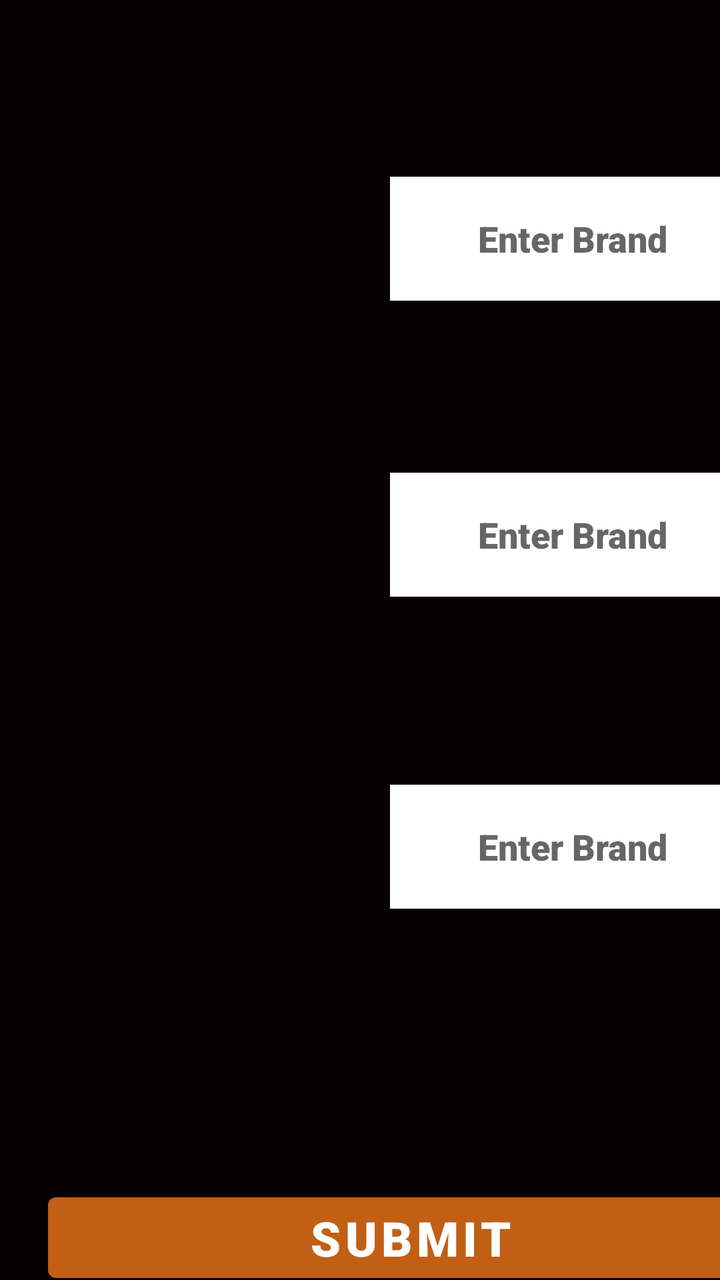
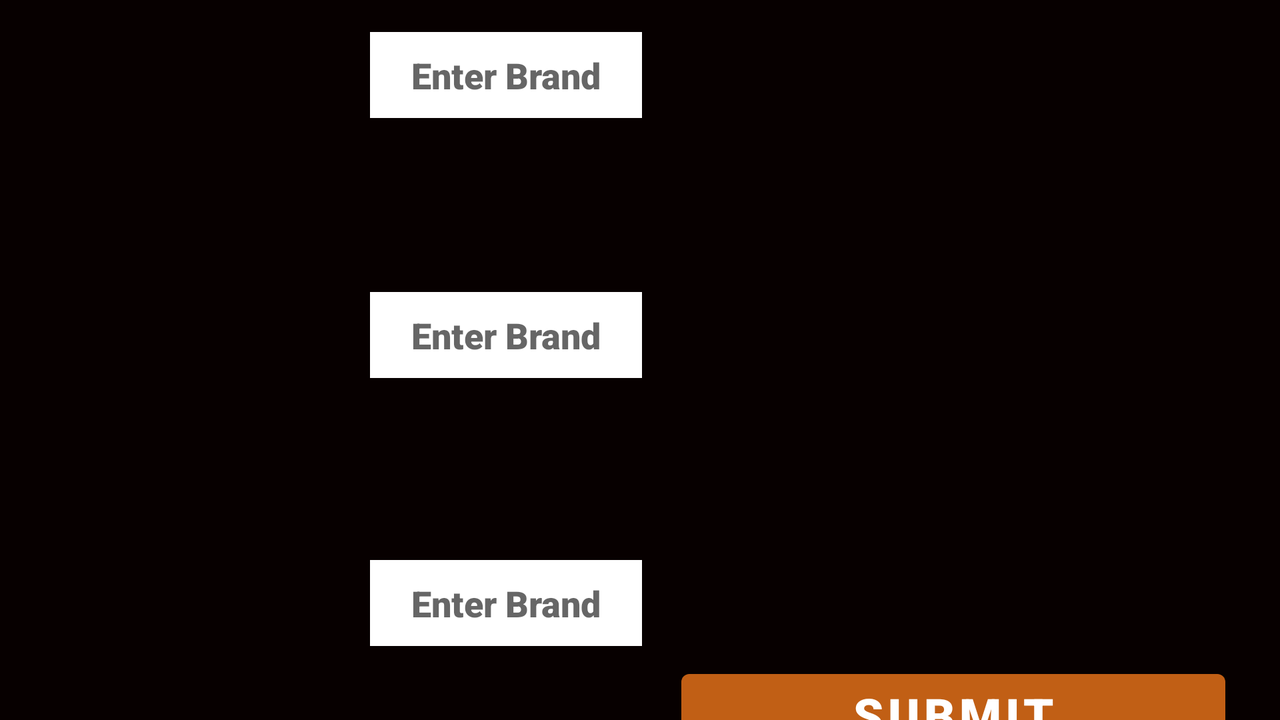

First picture: res/layout/ on a phone held upright. Second picture: the repository's own variant of that layout, on a device whose configuration matches the variant's folder. Source for both follows.
<!-- AndroidManifest.xml: application theme Theme.Broom -->
<!-- res/layout/activity_advanced_level.xml -->
<?xml version="1.0" encoding="utf-8"?>
<androidx.constraintlayout.widget.ConstraintLayout xmlns:android="http://schemas.android.com/apk/res/android"
    xmlns:app="http://schemas.android.com/apk/res-auto"
    xmlns:tools="http://schemas.android.com/tools"
    android:layout_width="match_parent"
    android:layout_height="match_parent"
    android:background="#070000"
    tools:context=".AdvancedLevel">

    <TextView
        android:id="@+id/ScoreAdvanced"
        android:layout_width="411dp"
        android:layout_height="wrap_content"
        android:layout_marginTop="16dp"
        android:fontFamily="sans-serif-black"
        android:gravity="center_vertical|end"
        android:textColor="#D3E8731A"
        android:textSize="30sp"
        app:layout_constraintEnd_toEndOf="parent"
        app:layout_constraintStart_toStartOf="parent"
        app:layout_constraintTop_toTopOf="parent" />

    <ImageView
        android:id="@+id/imageAdvanced1"
        android:layout_width="163dp"
        android:layout_height="116dp"
        android:layout_marginStart="16dp"
        android:layout_marginLeft="16dp"
        android:layout_marginTop="32dp"
        android:contentDescription="@string/img1"
        app:layout_constraintStart_toStartOf="parent"
        app:layout_constraintTop_toBottomOf="@+id/ScoreAdvanced" />

    <ImageView
        android:id="@+id/imageAdvanced2"
        android:layout_width="163dp"
        android:layout_height="116dp"
        android:layout_marginStart="16dp"
        android:layout_marginLeft="16dp"
        android:layout_marginTop="32dp"
        android:contentDescription="@string/img2"
        app:layout_constraintStart_toStartOf="parent"
        app:layout_constraintTop_toBottomOf="@+id/imageAdvanced1" />

    <ImageView
        android:id="@+id/imageAdvanced3"
        android:layout_width="163dp"
        android:layout_height="116dp"
        android:layout_marginStart="16dp"
        android:layout_marginLeft="16dp"
        android:layout_marginTop="40dp"
        android:contentDescription="@string/img3"
        app:layout_constraintStart_toStartOf="parent"
        app:layout_constraintTop_toBottomOf="@+id/imageAdvanced2" />

    <EditText
        android:id="@+id/image1EditText"
        android:layout_width="183dp"
        android:layout_height="62dp"
        android:layout_marginStart="16dp"
        android:layout_marginLeft="16dp"
        android:layout_marginTop="32dp"
        android:autofillHints=""
        android:background="#FFFFFF"
        android:ems="10"
        android:fontFamily="sans-serif-black"
        android:gravity="center"
        android:hint="@string/enter_brand1"
        android:inputType="textPersonName"
        android:textSize="18sp"
        app:layout_constraintStart_toEndOf="@+id/imageAdvanced1"
        app:layout_constraintTop_toBottomOf="@+id/ScoreAdvanced" />

    <EditText
        android:id="@+id/image2EditText"
        android:layout_width="183dp"
        android:layout_height="62dp"
        android:layout_marginStart="16dp"
        android:layout_marginLeft="16dp"
        android:layout_marginTop="16dp"
        android:autofillHints=""
        android:background="#FFFFFF"
        android:ems="10"
        android:fontFamily="sans-serif-black"
        android:gravity="center"
        android:hint="@string/enter_brand2"
        android:inputType="textPersonName"
        android:textSize="18sp"
        app:layout_constraintStart_toEndOf="@+id/imageAdvanced2"
        app:layout_constraintTop_toBottomOf="@+id/image1RealText" />

    <EditText
        android:id="@+id/image3EditText"
        android:layout_width="183dp"
        android:layout_height="62dp"
        android:layout_marginStart="16dp"
        android:layout_marginLeft="16dp"
        android:layout_marginTop="40dp"
        android:autofillHints=""
        android:background="#FFFFFF"
        android:ems="10"
        android:fontFamily="sans-serif-black"
        android:gravity="center"
        android:hint="@string/enter_brand3"
        android:inputType="textPersonName"
        app:layout_constraintStart_toEndOf="@+id/imageAdvanced3"
        app:layout_constraintTop_toBottomOf="@+id/imageAdvanced2" />

    <TextView
        android:id="@+id/image1RealText"
        android:layout_width="183dp"
        android:layout_height="62dp"
        android:layout_marginStart="16dp"
        android:layout_marginLeft="16dp"
        android:layout_marginTop="8dp"
        android:fontFamily="sans-serif-black"
        android:gravity="center"
        android:textSize="18sp"
        app:layout_constraintStart_toEndOf="@+id/imageAdvanced1"
        app:layout_constraintTop_toBottomOf="@+id/image1EditText" />

    <TextView
        android:id="@+id/image2RealText"
        android:layout_width="183dp"
        android:layout_height="62dp"
        android:layout_marginStart="16dp"
        android:layout_marginLeft="16dp"
        android:layout_marginTop="8dp"
        android:fontFamily="sans-serif-black"
        android:gravity="center"
        android:textSize="18sp"
        app:layout_constraintStart_toEndOf="@+id/imageAdvanced2"
        app:layout_constraintTop_toBottomOf="@+id/image2EditText" />

    <TextView
        android:id="@+id/image3RealText"
        android:layout_width="183dp"
        android:layout_height="62dp"
        android:layout_marginStart="16dp"
        android:layout_marginLeft="16dp"
        android:layout_marginTop="8dp"
        android:fontFamily="sans-serif-black"
        android:gravity="center"
        android:textSize="18sp"
        app:layout_constraintStart_toEndOf="@+id/imageAdvanced3"
        app:layout_constraintTop_toBottomOf="@+id/image3EditText" />

    <TextView
        android:id="@+id/correctionAdvanced"
        android:layout_width="411dp"
        android:layout_height="wrap_content"
        android:layout_marginTop="44dp"
        android:fontFamily="sans-serif-black"
        android:gravity="center"
        android:textSize="24sp"
        app:layout_constraintEnd_toEndOf="parent"
        app:layout_constraintHorizontal_bias="0.0"
        app:layout_constraintStart_toStartOf="parent"
        app:layout_constraintTop_toBottomOf="@+id/imageAdvanced3" />

    <Button
        android:id="@+id/submitAdvanced"
        android:layout_width="363dp"
        android:layout_height="wrap_content"
        android:layout_marginStart="24dp"
        android:layout_marginLeft="24dp"
        android:layout_marginTop="8dp"
        android:layout_marginEnd="24dp"
        android:layout_marginRight="24dp"
        android:fontFamily="sans-serif-black"
        android:gravity="center"
        android:text="@string/submit"
        android:textSize="24sp"
        app:backgroundTint="#D3E8731A"
        app:layout_constraintEnd_toEndOf="parent"
        app:layout_constraintHorizontal_bias="0.0"
        app:layout_constraintStart_toStartOf="parent"
        app:layout_constraintTop_toBottomOf="@+id/correctionAdvanced" />
</androidx.constraintlayout.widget.ConstraintLayout>
<!-- resources referenced by this layout -->
<resources>
  <string name="enter_brand1">Enter Brand</string>
  <string name="enter_brand2">Enter Brand</string>
  <string name="enter_brand3">Enter Brand</string>
  
      //carBrandNamesArray
  <string name="img1">img1</string>
  <string name="img2">img2</string>
  <string name="img3">img3</string>
  <string name="submit">Submit</string>
  <style name="Theme.Broom" parent="Theme.MaterialComponents.DayNight.NoActionBar">
          
          <item name="colorPrimary">@color/purple_500</item>
          <item name="colorPrimaryVariant">@color/purple_700</item>
          <item name="colorOnPrimary">@color/white</item>
          
          <item name="colorSecondary">@color/teal_200</item>
          <item name="colorSecondaryVariant">@color/teal_700</item>
          <item name="colorOnSecondary">@color/black</item>
          
          <item name="android:statusBarColor" tools:targetApi="l">?attr/colorPrimaryVariant</item>
          
      </style>
  <color name="purple_500">#FF6200EE</color>
  <color name="purple_700">#FF3700B3</color>
  <color name="white">#FFFFFFFF</color>
  <color name="teal_200">#FF03DAC5</color>
  <color name="teal_700">#FF018786</color>
  <color name="black">#FF000000</color>
</resources>
<!-- res/layout-land/activity_advanced_level.xml (the repository's variant of the layout above) -->
<!-- drawn on the phone turned sideways -->
<?xml version="1.0" encoding="utf-8"?>
<androidx.constraintlayout.widget.ConstraintLayout xmlns:android="http://schemas.android.com/apk/res/android"
    xmlns:app="http://schemas.android.com/apk/res-auto"
    xmlns:tools="http://schemas.android.com/tools"
    android:layout_width="match_parent"
    android:layout_height="match_parent"
    android:background="#070000"
    tools:context=".AdvancedLevel">

    <TextView
        android:id="@+id/ScoreAdvanced"
        android:layout_width="278dp"
        android:layout_height="54dp"
        android:layout_marginTop="28dp"
        android:fontFamily="sans-serif-black"
        android:gravity="center_vertical|end"
        android:textColor="#D3E8731A"
        android:textSize="30sp"
        app:layout_constraintEnd_toEndOf="parent"
        app:layout_constraintHorizontal_bias="0.933"
        app:layout_constraintStart_toStartOf="parent"
        app:layout_constraintTop_toTopOf="parent" />

    <ImageView
        android:id="@+id/imageAdvanced1"
        android:layout_width="153dp"
        android:layout_height="114dp"
        android:layout_marginStart="16dp"
        android:layout_marginLeft="16dp"
        android:layout_marginTop="16dp"
        android:contentDescription="@string/img1"
        app:layout_constraintStart_toStartOf="parent"
        app:layout_constraintTop_toTopOf="parent" />

    <ImageView
        android:id="@+id/imageAdvanced2"
        android:layout_width="153dp"
        android:layout_height="114dp"
        android:layout_marginStart="16dp"
        android:layout_marginLeft="16dp"
        android:layout_marginTop="16dp"
        android:contentDescription="@string/img2"
        app:layout_constraintStart_toStartOf="parent"
        app:layout_constraintTop_toBottomOf="@+id/imageAdvanced1" />

    <ImageView
        android:id="@+id/imageAdvanced3"
        android:layout_width="153dp"
        android:layout_height="114dp"
        android:layout_marginStart="16dp"
        android:layout_marginLeft="16dp"
        android:layout_marginTop="280dp"
        android:contentDescription="@string/img3"
        app:layout_constraintStart_toStartOf="parent"
        app:layout_constraintTop_toTopOf="parent" />

    <EditText
        android:id="@+id/image1EditText"
        android:layout_width="136dp"
        android:layout_height="43dp"
        android:layout_marginStart="16dp"
        android:layout_marginLeft="16dp"
        android:layout_marginTop="16dp"
        android:autofillHints=""
        android:background="#FFFFFF"
        android:ems="10"
        android:fontFamily="sans-serif-black"
        android:gravity="center"
        android:hint="@string/enter_brand1"
        android:inputType="textPersonName"
        android:textSize="18sp"
        app:layout_constraintStart_toEndOf="@+id/imageAdvanced1"
        app:layout_constraintTop_toTopOf="parent" />

    <EditText
        android:id="@+id/image2EditText"
        android:layout_width="136dp"
        android:layout_height="43dp"
        android:layout_marginStart="16dp"
        android:layout_marginLeft="16dp"
        android:layout_marginTop="36dp"
        android:autofillHints=""
        android:background="#FFFFFF"
        android:ems="10"
        android:fontFamily="sans-serif-black"
        android:gravity="center"
        android:hint="@string/enter_brand2"
        android:inputType="textPersonName"
        android:textSize="18sp"
        app:layout_constraintStart_toEndOf="@+id/imageAdvanced2"
        app:layout_constraintTop_toBottomOf="@+id/image1RealText" />

    <EditText
        android:id="@+id/image3EditText"
        android:layout_width="136dp"
        android:layout_height="43dp"
        android:layout_marginStart="16dp"
        android:layout_marginLeft="16dp"
        android:layout_marginTop="20dp"
        android:autofillHints=""
        android:background="#FFFFFF"
        android:ems="10"
        android:fontFamily="sans-serif-black"
        android:gravity="center"
        android:hint="@string/enter_brand3"
        android:inputType="textPersonName"
        app:layout_constraintStart_toEndOf="@+id/imageAdvanced3"
        app:layout_constraintTop_toBottomOf="@+id/imageAdvanced2" />

    <TextView
        android:id="@+id/image1RealText"
        android:layout_width="136dp"
        android:layout_height="43dp"
        android:layout_marginStart="16dp"
        android:layout_marginLeft="16dp"
        android:layout_marginTop="8dp"
        android:fontFamily="sans-serif-black"
        android:gravity="center"
        android:textSize="18sp"
        app:layout_constraintStart_toEndOf="@+id/imageAdvanced1"
        app:layout_constraintTop_toBottomOf="@+id/image1EditText" />

    <TextView
        android:id="@+id/image2RealText"
        android:layout_width="136dp"
        android:layout_height="43dp"
        android:layout_marginStart="16dp"
        android:layout_marginLeft="16dp"
        android:layout_marginTop="8dp"
        android:fontFamily="sans-serif-black"
        android:gravity="center"
        android:textSize="18sp"
        app:layout_constraintStart_toEndOf="@+id/imageAdvanced2"
        app:layout_constraintTop_toBottomOf="@+id/image2EditText" />

    <TextView
        android:id="@+id/image3RealText"
        android:layout_width="136dp"
        android:layout_height="43dp"
        android:layout_marginStart="16dp"
        android:layout_marginLeft="16dp"
        android:layout_marginTop="8dp"
        android:fontFamily="sans-serif-black"
        android:gravity="center"
        android:textSize="18sp"
        app:layout_constraintStart_toEndOf="@+id/imageAdvanced3"
        app:layout_constraintTop_toBottomOf="@+id/image3EditText" />

    <TextView
        android:id="@+id/correctionAdvanced"
        android:layout_width="249dp"
        android:layout_height="51dp"
        android:layout_marginTop="200dp"
        android:fontFamily="sans-serif-black"
        android:gravity="center"
        android:textSize="24sp"
        app:layout_constraintEnd_toEndOf="parent"
        app:layout_constraintHorizontal_bias="0.893"
        app:layout_constraintStart_toStartOf="parent"
        app:layout_constraintTop_toTopOf="parent" />

    <Button
        android:id="@+id/submitAdvanced"
        android:layout_width="272dp"
        android:layout_height="46dp"
        android:layout_marginStart="24dp"
        android:layout_marginLeft="24dp"
        android:layout_marginTop="80dp"
        android:layout_marginEnd="24dp"
        android:layout_marginRight="24dp"
        android:fontFamily="sans-serif-black"
        android:gravity="center"
        android:text="@string/submit"
        android:textSize="24sp"
        app:backgroundTint="#D3E8731A"
        app:layout_constraintEnd_toEndOf="parent"
        app:layout_constraintHorizontal_bias="0.99"
        app:layout_constraintStart_toStartOf="parent"
        app:layout_constraintTop_toBottomOf="@+id/correctionAdvanced" />
</androidx.constraintlayout.widget.ConstraintLayout>
